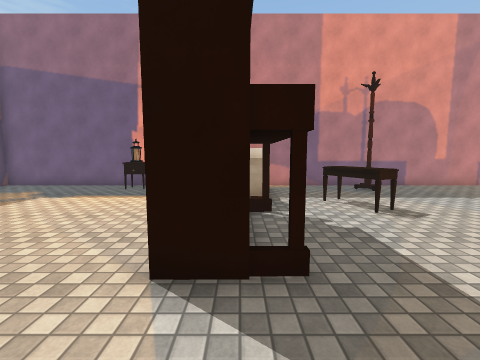
view 1 (above)

17 first-person views from a walk through a 3-D level made in the Unity game engine. The camera is 1.5 m above the floor, tilts 6° down and sees 90° across. The floor is counted in squares, 1 m on a side. Each view is taken from the middle of a square. On the plan, view 1 faces up. The plan holds only what a view shows up to about 13 squares ahead; the rest is blank. The place goes on beyond the plan. The player character is not drawn. Surface patterns are stand-ins for the level's own textures.

view 2
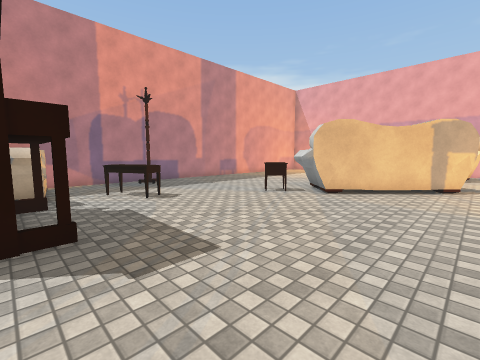

view 3
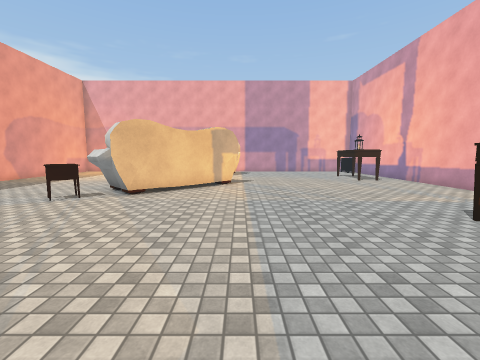

view 4
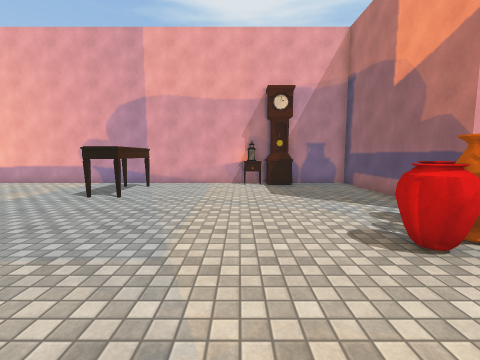

view 5
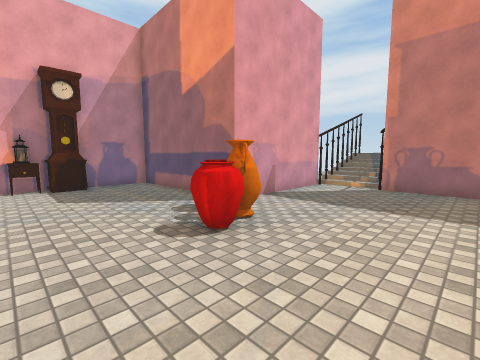

view 6
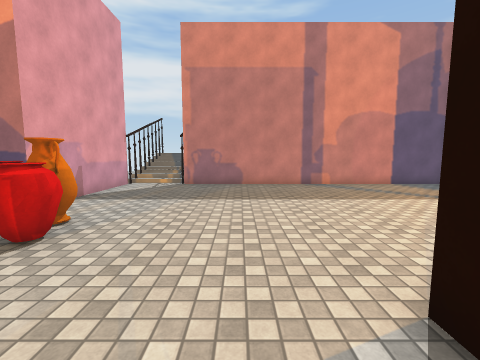

view 7
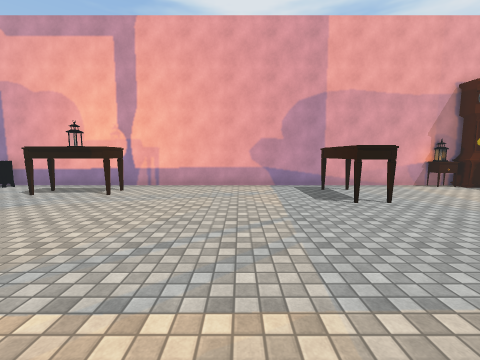

view 8
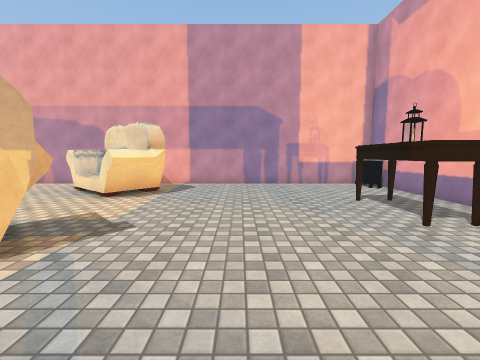

view 9
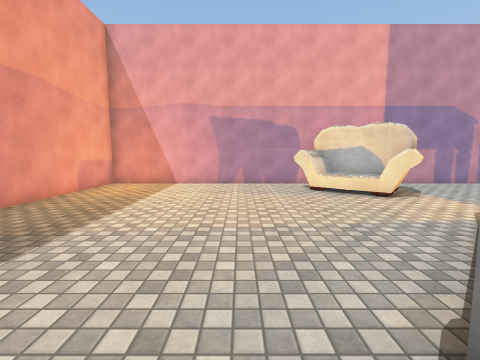

view 10
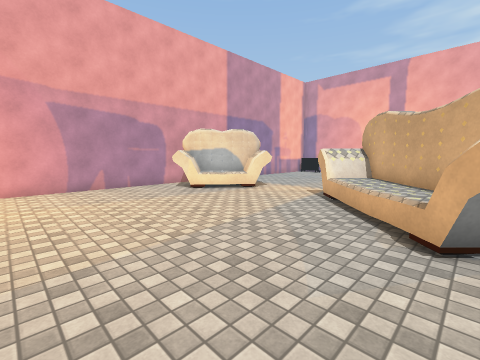

view 11
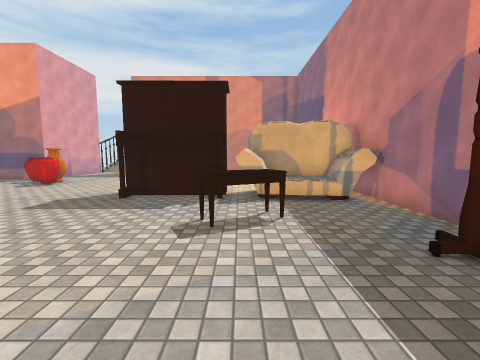

view 12
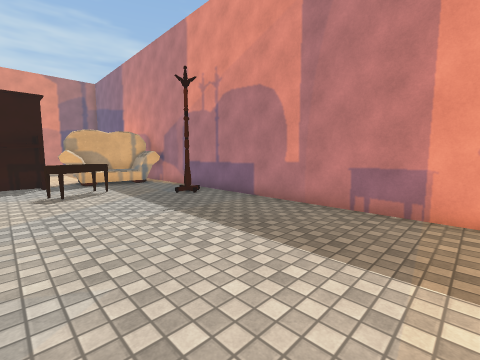

view 13
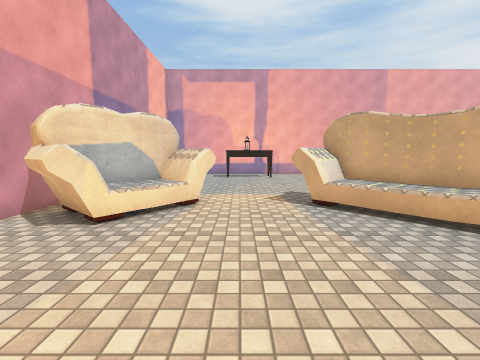

view 14
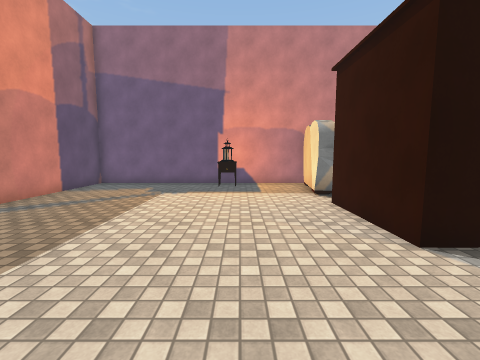

view 15
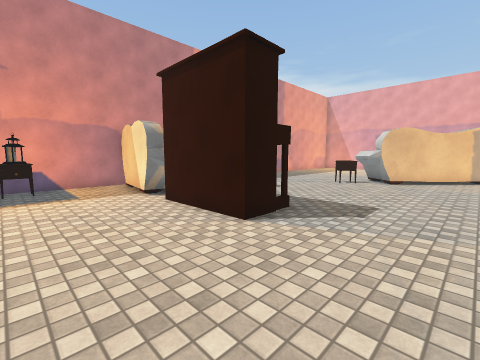

view 16
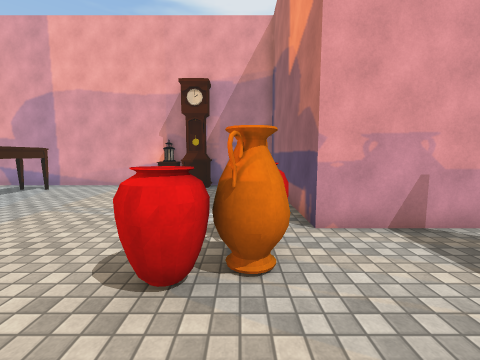

view 17
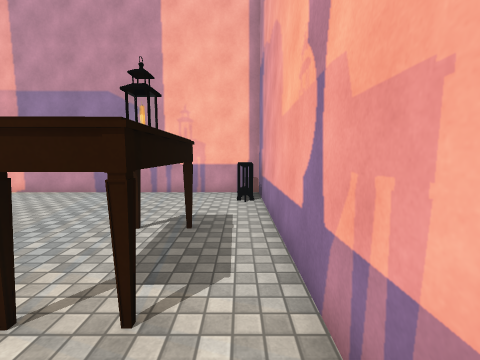

### Floor plan
Key: @ floor where view 1 was taken; # wall or solid block; x gap in a wall; . floor; / step, stairs or slope; v drop or lower ground; L lantern; T table; R rack; P piano; A vase; C clock; O other object.
Columns run from 13 left of view 1 to 22 right of it. Each row starts with its distance up from view 1.
 12   ##################################
 11   #.....LL..OOO....................#
 10   #.....T...#OO....R...............#
  9   #.........#OO....................#
  8   #.........#OO.T..................#
  7   #.........OOO.TT.................#
  6   #.........PP...T.................#
  5   #.........##.......T.............#
  4   #.........##.......TTO...........#
  3   #.........##........OOO........O.#
  2   #...................#OOO......OO.#
  1   #....................#OOO....OOOO#
  0   #..........@..........#OOO...OO#.#
 -1   #......................#OO..OO#..#
 -2  x#.......A...............O....OO..#
 -3 //......AAA........................#
 -4 //......AA.........................#
 -5 vv######.A.........................#
 -6        #...........................#
 -7        #..........T................#
 -8        #.........TT................#
 -9        #.........TT........TTTT....#
-10        #.........TT........TTTT....#
-11        #..CCTT...................OO#
-12        v############################

Positions as (right, up) in squares from view 1, and headings:
1: (0, 0), facing up
2: (0, -2), facing up-right
3: (0, -2), facing right
4: (0, 1), facing down
5: (0, 1), facing down-left
6: (1, 1), facing left
7: (9, 0), facing down
8: (9, -5), facing right
9: (9, 5), facing right
10: (10, 8), facing down-right
11: (9, 7), facing left
12: (14, 5), facing up-left
13: (16, 7), facing down
14: (-4, -1), facing up
15: (-5, -1), facing up-right
16: (-4, 0), facing down
17: (12, -11), facing right
